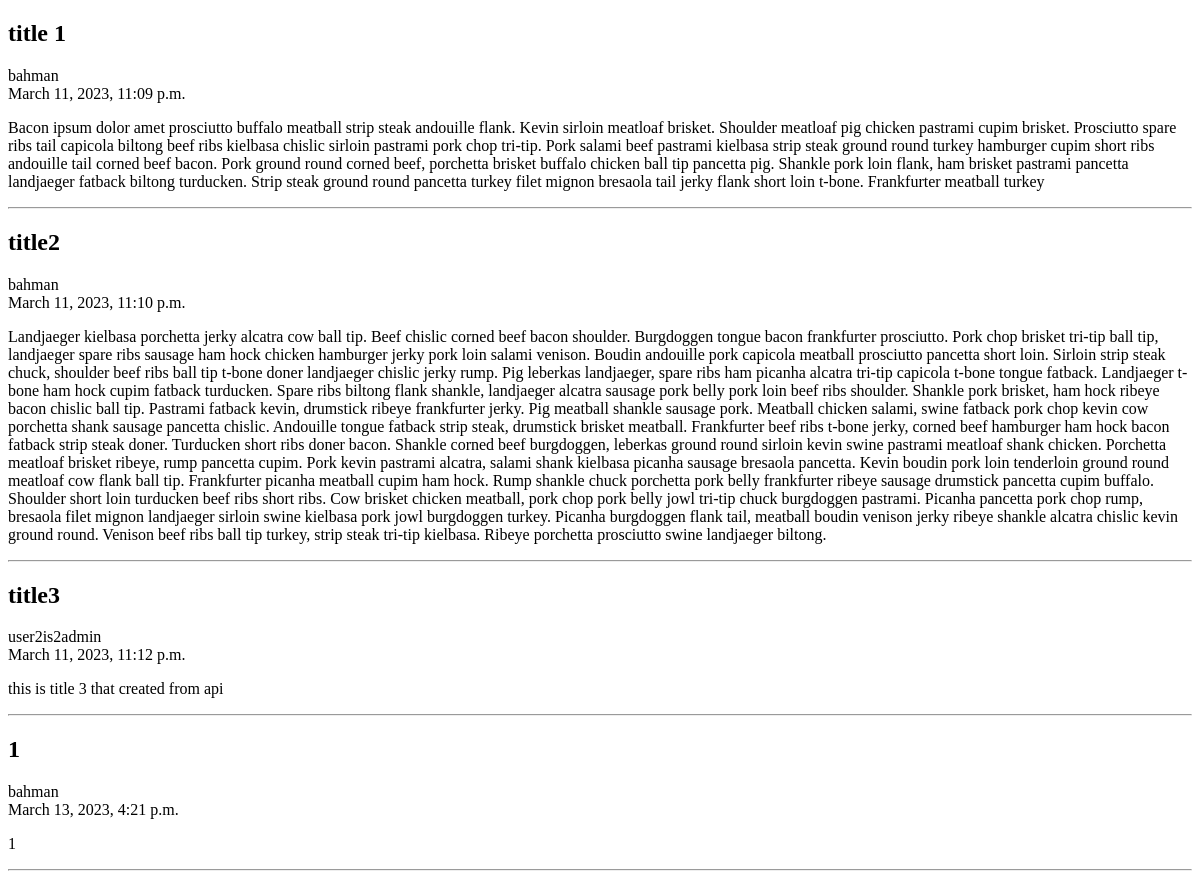
/, run on an earlier commit of the app's database.
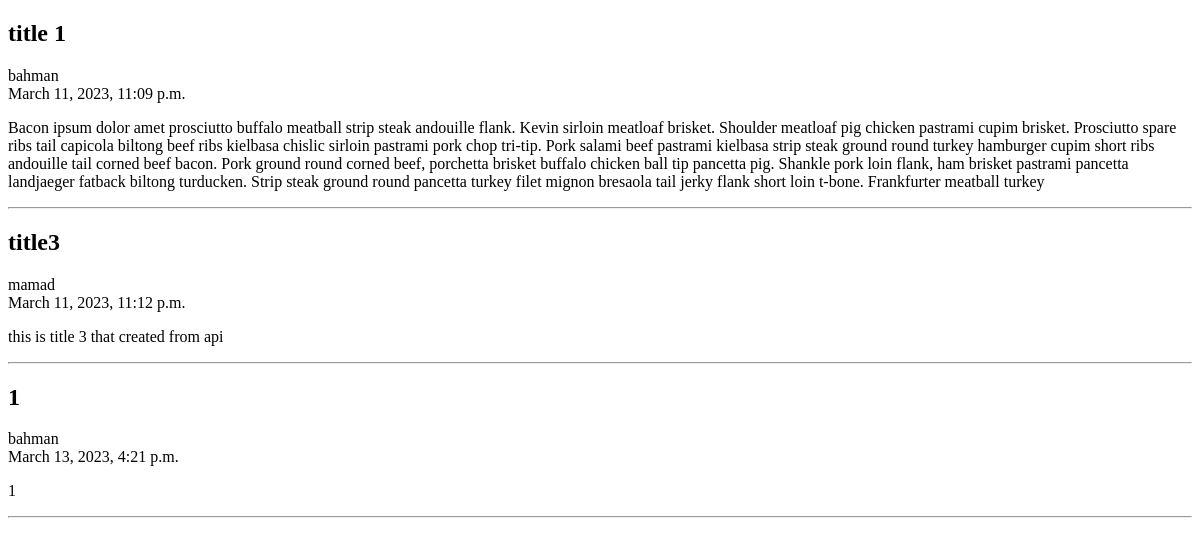
And on a later commit of the database.
### blog/models.py (models this page shows, shortened)
class Article(models.Model):
    title = models.CharField(max_length=250)
    slug = models.SlugField(unique=True)
    author = models.ForeignKey(User, on_delete=models.CASCADE)
    content = models.TextField()
    publish_date = models.DateTimeField(default=timezone.now)
    created_date = models.DateTimeField(auto_now_add=True)
    updated = models.DateTimeField(auto_now=True)
    is_active = models.BooleanField(default=True)

### blog/views.py (the view)
# urls.py: path('', ArticleList.as_view(), name='article_list'),
class ArticleList(ListView):
    context_object_name = 'articles'
    def get_queryset(self):
        return Article.objects.filter(is_active=True)

### templates/blog/article_list.html (shortened to what this page needs)
{% extends 'base.html' %}
{% block content %}
    {% for article in articles %}
        <article>
            <h2>{{ article.title }}</h2>
            <div>{{ article.author }}</div>
            <div>{{ article.publish_date }}</div>
            <p>{{ article.content }}</p>
            <hr>
        </article>
    {% endfor %}
{% endblock %}

What changed in the data, as far as the page shows it:
no longer on this page (row edited): Article: title "title2", author "bahman", publish_date "March 11, 2023, 11:10 p.m.", content "Landjaeger kielbasa porchetta jerky alcatra cow ball tip. Beef chislic corned beef bacon shoulder. Burgdoggen tongue bacon frankfurter prosciutto. Pork chop brisket tri-tip ball tip, landjaeger spare ribs sausage ham hock chicken hamburger jerky pork loin salami venison. Boudin andouille pork capicola meatball prosciutto pancetta short loin. Sirloin strip steak chuck, shoulder beef ribs ball tip t-bone doner landjaeger chislic jerky rump. Pig leberkas landjaeger, spare ribs ham picanha alcatra tri-tip capicola t-bone tongue fatback. Landjaeger t-bone ham hock cupim fatback turducken. Spare ribs biltong flank shankle, landjaeger alcatra sausage pork belly pork loin beef ribs shoulder.…"
changed Article "title3": author "user2is2admin" → "mamad"
